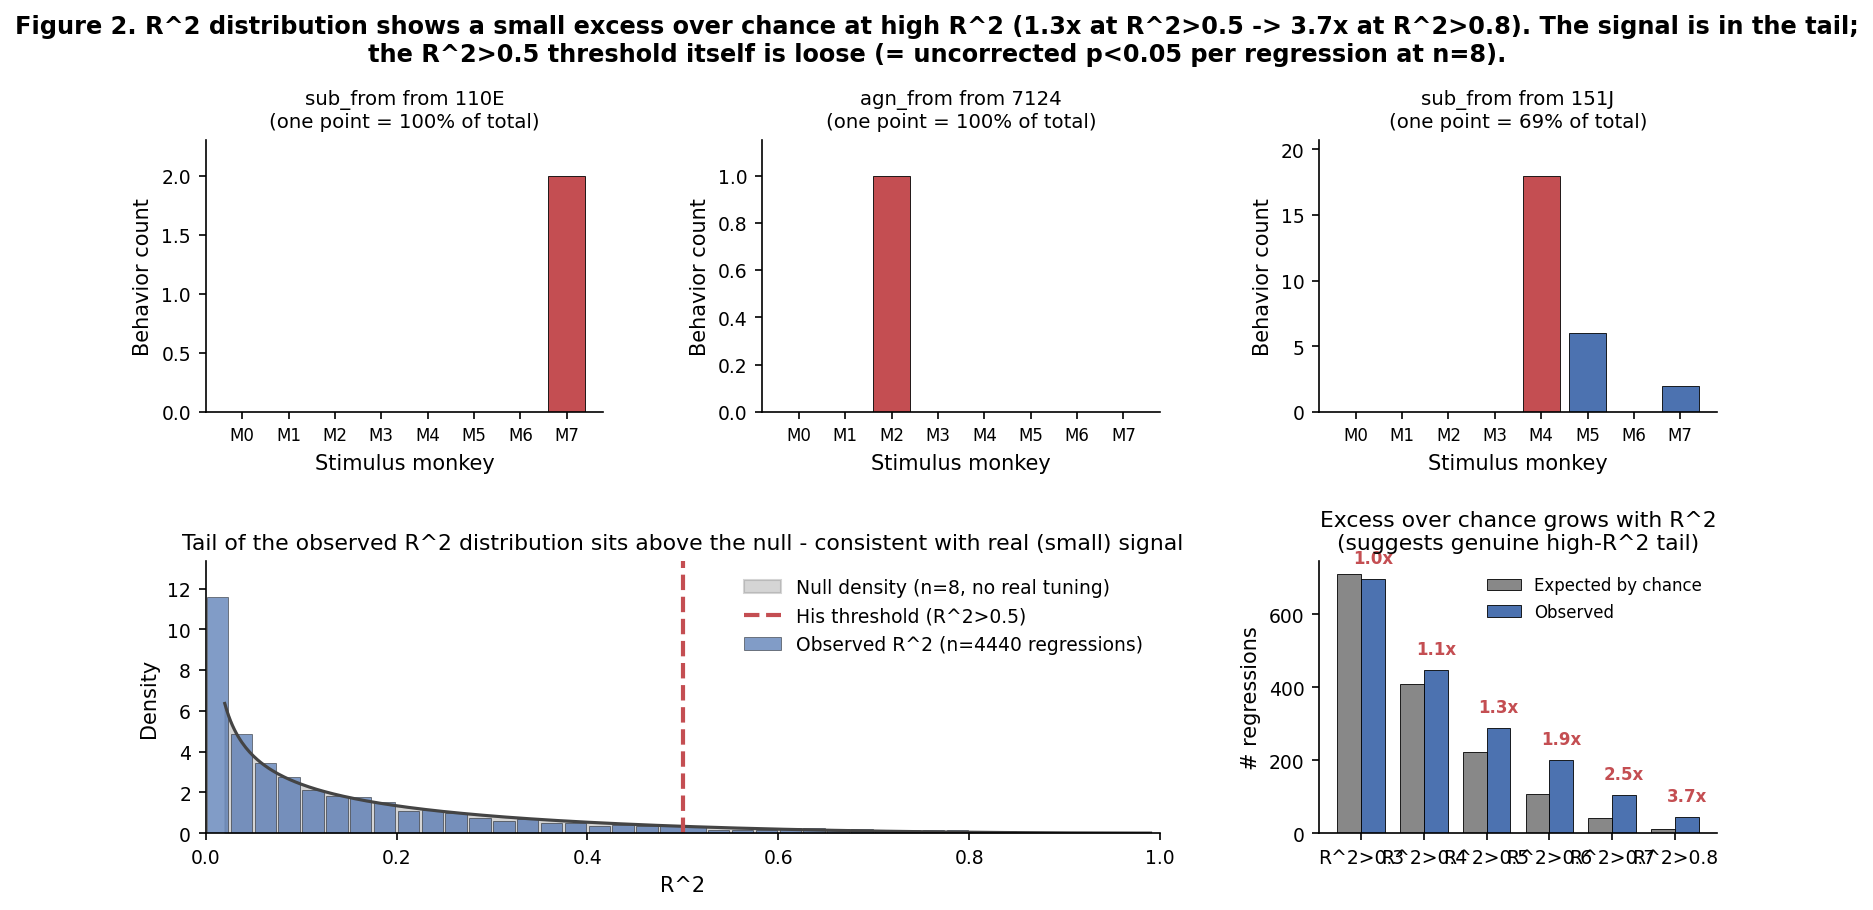

Generate this figure with Python:
"""
Figure 2: Three panels showing
  (top row)     the most outlier-dominated y-vectors in the behavior matrices
  (bottom-left) the observed R^2 distribution overlaid with the theoretical null at n=8
  (bottom-right) excess-over-chance ratios at different R^2 thresholds

In PyCharm: edit the CONFIG block below, then just hit Run.
"""

import numpy as np
import matplotlib.pyplot as plt
from scipy import stats
from common import (
    load_data, compute_observed_R2, BEH_NAMES, MONKEY_NAME,
    set_plot_style, COLORS, DEFAULT_DATA_FILE,
)


# =====================================================================
# CONFIG - EDIT THESE
# =====================================================================
DATA_FILE  = DEFAULT_DATA_FILE       # or an absolute path string
NCELLS     = 74
OUTPUT     = 'fig2_thresholds_and_outliers.png'

# R^2 thresholds to evaluate in the right-hand panel
THRESHOLDS = [0.3, 0.4, 0.5, 0.6, 0.7, 0.8]

# Number of worst y-vectors to show in the top row (max 3 because of layout)
N_WORST_Y  = 3
# =====================================================================


def find_outlier_y_vectors(y_per):
    """Return list of (behavior_name, source_name, y_vector, max_fraction) sorted by
    most-outlier-dominated first."""
    out = []
    for (ib, source), y in y_per.items():
        if y.sum() == 0:
            continue
        max_frac = y.max() / y.sum()
        out.append((BEH_NAMES[ib], MONKEY_NAME[source], y, max_frac))
    out.sort(key=lambda r: -r[3])
    return out


def main():
    set_plot_style()
    X_mean, _ = load_data(DATA_FILE, ncells=NCELLS)
    obs_R2, valid_k, y_per, X_per_source = compute_observed_R2(X_mean, NCELLS)
    all_r2 = obs_R2.flatten()
    ntotal = len(all_r2)

    # Theoretical null R^2 at n=8: Beta(0.5, 3)
    r2_grid = np.linspace(0, 1, 500)
    null_pdf = stats.beta.pdf(r2_grid, 0.5, 3.0)
    null_pdf_clip = np.where(np.isfinite(null_pdf), null_pdf, 0)

    # Outlier y-vectors
    worst_y = find_outlier_y_vectors(y_per)[:N_WORST_Y]

    # Excess ratios per threshold
    expected = [(1 - stats.f.cdf(t*6/(1-t), 1, 6)) * ntotal for t in THRESHOLDS]
    observed = [(all_r2 > t).sum() for t in THRESHOLDS]
    ratios = [o/e if e > 0 else 0 for o, e in zip(observed, expected)]

    fig = plt.figure(figsize=(13, 6))
    gs = fig.add_gridspec(2, 3, hspace=0.55, wspace=0.4)

    # Top row: outlier y-vectors
    for i, (beh, src, y, frac) in enumerate(worst_y):
        ax = fig.add_subplot(gs[0, i])
        colors = [COLORS['red'] if (v == y.max() and y.max() > 0) else COLORS['blue'] for v in y]
        ax.bar(range(len(y)), y, color=colors, edgecolor='black', linewidth=0.4)
        ax.set_title(f"{beh} from {src}\n(one point = {frac:.0%} of total)", fontsize=9.5)
        ax.set_xticks(range(len(y))); ax.set_xticklabels([f"M{j}" for j in range(len(y))], fontsize=8)
        ax.set_ylabel("Behavior count"); ax.set_xlabel("Stimulus monkey")
        ax.set_ylim(0, max(y.max()*1.15, 1))

    # Bottom-left: null PDF + observed R^2 histogram
    ax = fig.add_subplot(gs[1, :2])
    mask = (r2_grid > 0.02) & (r2_grid < 0.99)
    ax.fill_between(r2_grid[mask], 0, null_pdf_clip[mask], color=COLORS['gray'],
                    alpha=0.35, label='Null density (n=8, no real tuning)')
    ax.plot(r2_grid[mask], null_pdf_clip[mask], color=COLORS['dark'], linewidth=1.5)
    counts, bins = np.histogram(all_r2, bins=40, range=(0, 1), density=True)
    ax.bar((bins[:-1]+bins[1:])/2, counts, width=np.diff(bins)[0]*0.9, color=COLORS['blue'],
           alpha=0.7, edgecolor='black', linewidth=0.3,
           label=f'Observed R^2 (n={ntotal} regressions)')
    ax.axvline(0.5, color=COLORS['red'], linewidth=2, linestyle='--', label='His threshold (R^2>0.5)')
    ax.set_xlabel("R^2"); ax.set_ylabel("Density")
    ax.set_xlim(0, 1); ax.set_ylim(0, max(counts.max(), null_pdf_clip[mask].max())*1.15)
    ax.legend(loc='upper right', frameon=False)
    ax.set_title("Tail of the observed R^2 distribution sits above the null - consistent with real (small) signal",
                 fontsize=10.5)

    # Bottom-right: bar chart of expected vs observed
    ax = fig.add_subplot(gs[1, 2])
    x = np.arange(len(THRESHOLDS)); w = 0.38
    ax.bar(x-w/2, expected, w, label='Expected by chance', color=COLORS['gray'],
           edgecolor='black', linewidth=0.4)
    ax.bar(x+w/2, observed, w, label='Observed', color=COLORS['blue'],
           edgecolor='black', linewidth=0.4)
    for i, r in enumerate(ratios):
        ax.text(i+w/2, observed[i] + ntotal*0.01, f"{r:.1f}x",
                ha='center', fontsize=8, fontweight='bold', color=COLORS['red'])
    ax.set_xticks(x); ax.set_xticklabels([f"R^2>{t}" for t in THRESHOLDS])
    ax.set_ylabel("# regressions")
    ax.set_title("Excess over chance grows with R^2\n(suggests genuine high-R^2 tail)", fontsize=10.5)
    ax.legend(frameon=False, fontsize=8)

    fig.suptitle(
        f"Figure 2. R^2 distribution shows a small excess over chance at high R^2 "
        f"({ratios[2]:.1f}x at R^2>0.5 -> {ratios[-1]:.1f}x at R^2>{THRESHOLDS[-1]}). The signal is in the tail;\n"
        f"the R^2>0.5 threshold itself is loose (= uncorrected p<0.05 per regression at n=8).",
        fontsize=11.5, fontweight='bold', y=1.02
    )
    plt.savefig(OUTPUT, bbox_inches='tight')
    plt.show()
    print(f"Saved {OUTPUT}")
    print(f"  Excess ratios @ R^2>{THRESHOLDS}: {[f'{r:.2f}' for r in ratios]}")


if __name__ == '__main__':
    main()
